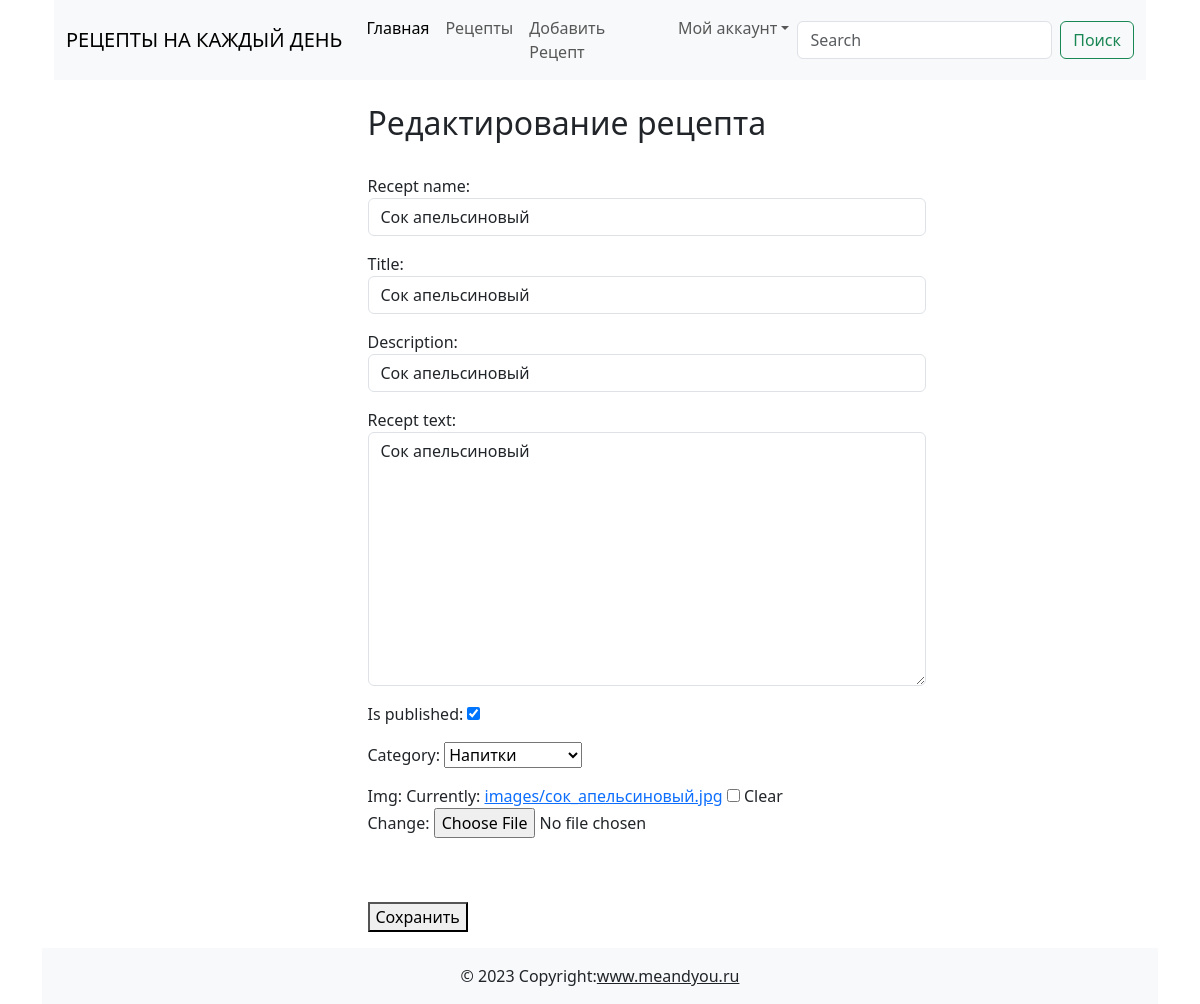
The page /recept/update/26 on the database its author committed.
### recipe/models.py (models this page shows, shortened)
class Recept(models.Model):
    author = models.ForeignKey(User, on_delete=models.CASCADE, verbose_name='Автор')
    recept_name = models.CharField(max_length=255, blank=False)
    date = models.DateField(auto_now_add=True)
    recept_text = models.TextField(max_length=12000, blank=False)
    img = models.ImageField(upload_to='images/', blank=True)
    watched = models.IntegerField(default=0, blank=True)
    is_published = models.BooleanField(default=True, blank=True)
    category = models.ForeignKey(Category, default=1,on_delete=models.CASCADE, blank=True)
    title = models.CharField(max_length=180)
    description = models.CharField (max_length=300, blank=False)
    class Meta:
        verbose_name = 'Рецепт'
        verbose_name_plural = 'Рецепты'

class Category(models.Model):
    title = models.CharField(max_length=255, verbose_name='Категории')
    def __str__(self):
        return self.title
    class Meta:
        verbose_name = 'Категория'
        verbose_name_plural = 'Категории'

### recipe/views.py (the view)
# urls.py: path('update/<int:pk>', views.ReceptUpdateView.as_view(), name='update'),
class ReceptUpdateView(UpdateView):
    model = Recept
    template_name = 'update_recipe.html'
    form_class = ReceptForms
    context_object_name = 'user_recept'

### recipe/forms.py
class ReceptForms(ModelForm):
    class Meta:
        model = Recept
        fields = ['recept_name','title','description','recept_text', 'is_published', 'category', 'img',]
        widgets = {
            'recept_name': TextInput(attrs={
                'class': 'form-control',
                'placeholder': 'Название рецепта'
            }),
            'title': TextInput(attrs={
                'class': 'form-control',
                'placeholder': 'Заголовок рецепта'
            }),
            'description': TextInput(attrs={
                'class': 'form-control',
                'placeholder': 'Краткое описание рецепта'
            }),
            'recept_text': Textarea(attrs={
                'class': 'form-control',
                'placeholder': 'Рецепт'
            }),
        }

### recipe/templates/update_recipe.html (shortened to what this page needs)
{% extends 'base_recipe.html' %}
{% block center-area %}
<br>
<h2>Редактирование рецепта</h2>
<br>
    <form method="post" enctype="multipart/form-data">
    {{ form.as_p }}
        <br><br>
        <p><button type="submit" class="btn-new">Сохранить</button></p>
    </form>
{% endblock %}

### rows shown on the page
Recept: recept_name "Сок апельсиновый", title "Сок апельсиновый", description "Сок апельсиновый", recept_text "Сок апельсиновый", is_published "☑", category "Напитки"
